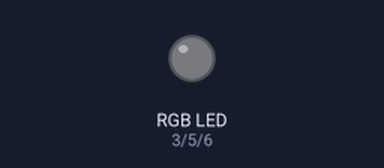
Simulated run of this sketch. Board: Arduino Uno, built with avr-gcc and run on an emulated ATmega328P. Shown: an RGB LED mixed from three pins (HIGH = lit). Dim RGB values are drawn brighter than linear.

Above: at 0.05 s.
At 10.05 s:
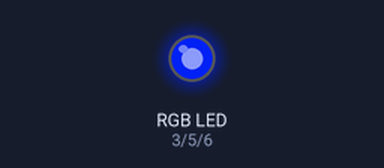
At 19.95 s:
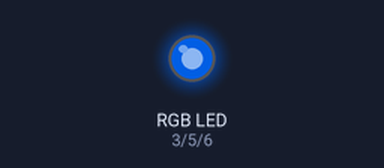
At 39.86 s:
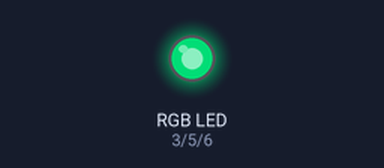
Timing chart, 0 to 40.0 s (numbered marks = the images above):
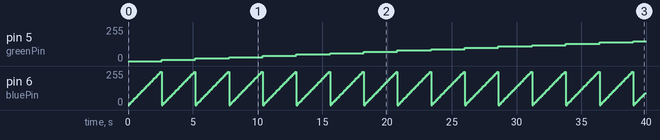

The sketch:

ControlRGBTodosColores.ino
```cpp
int redPin = 3; //Color rojo al pin 3 en el arduino
int greenPin = 5; //Color verde al pin 5 en el arduino
int bluePin = 6; //Color azul al pin 6 en el arduino
int i;
int j;
int k;

//En la seccipon de configuración necesitamos definir los pines como salidas

void setup() {
  pinMode (redPin, OUTPUT);
  pinMode (greenPin, OUTPUT);
  pinMode (bluePin, OUTPUT);
}

//Los siguientes argumentos representan el brillo de los LED´s o el ciclo de trabajo de la señal PWM que se crea mediante la función analogWrite().
//Estos valores pueden variar de 0 a 255 representando el ciclo de trabjo del 100% de la señal PWM o el brillo maximo del led.
//Haremo nuestro programa que cambiara el brillo del led por cada uno cada segundo.

void loop() {
  for(i=0; i<=255; i+=10){
    for(j=0; j<=255; j+=10){
      for(k=0; k<=255; k+=10){
        setColor(i,j,k);
        delay(100);
      }
    }
  }
}

//Vamos a declarar ka funcion setColor que se utiliza en el loop principal

void setColor(int redValue, int greenValue, int blueValue){
  analogWrite(redPin, redValue);
  analogWrite(greenPin, greenValue);
  analogWrite(bluePin, blueValue);
}
```

Measured:
- by itself, pin 5 (greenPin): moves from 0/255 to 150/255 over 36.4 s
- by itself, pin 6 (bluePin): ramps from 0/255 to 250/255 and jumps back, once every 2.6 s
